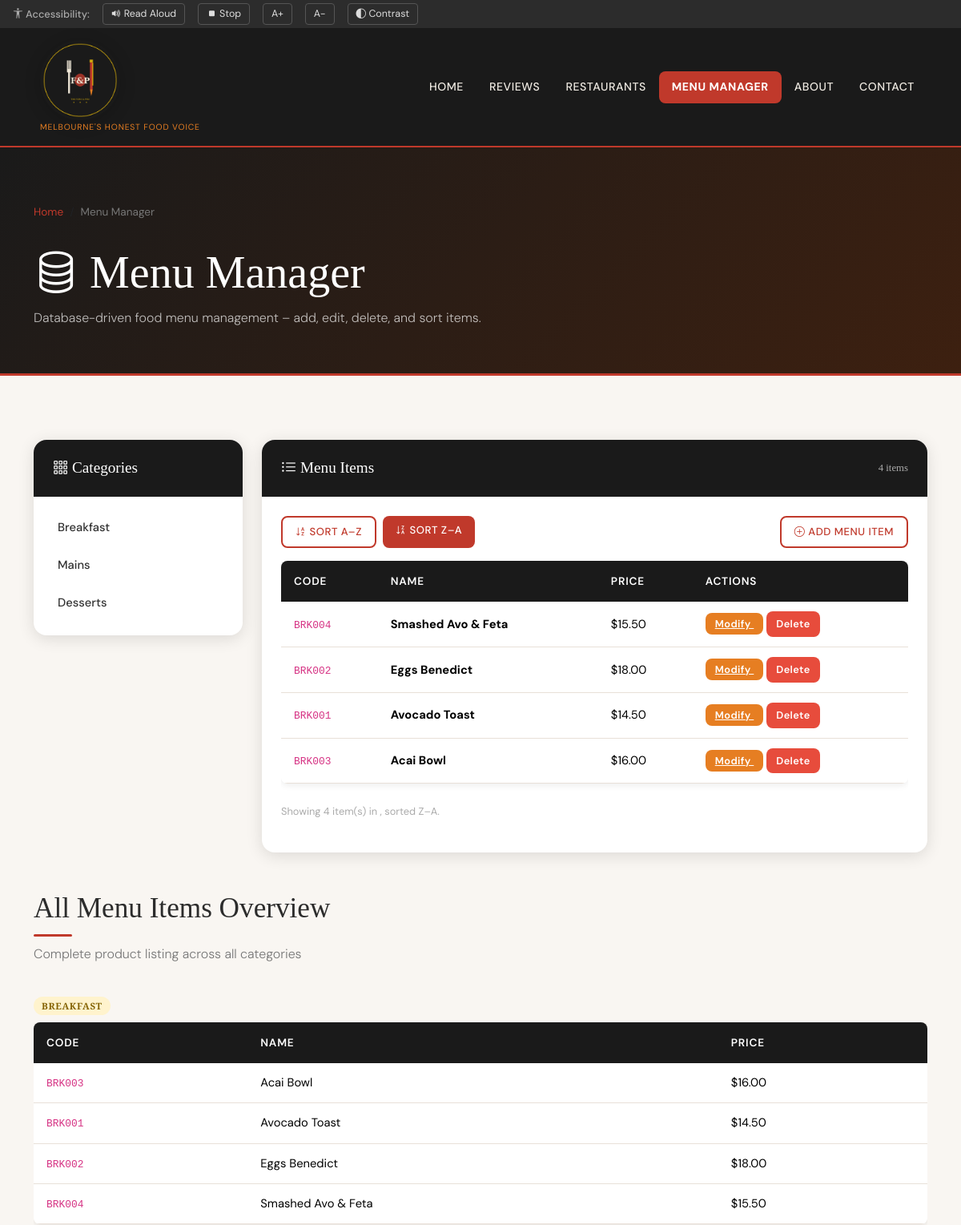
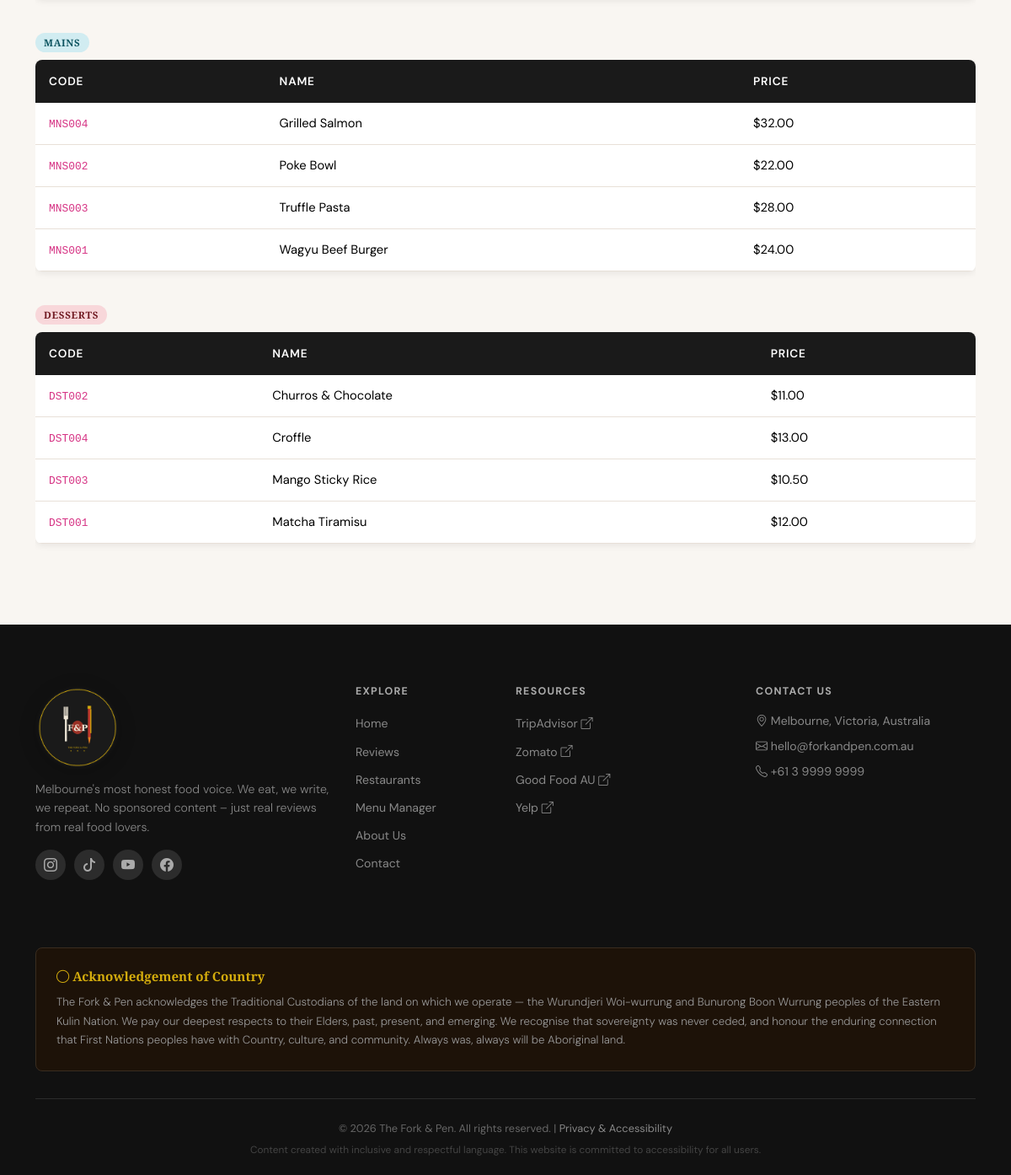
/menu_manager.php?cat=1&sort=DESC, run on the app's committed database (2 pictures, top to bottom).
### tables this page shows
CREATE TABLE Categories (
    categoryID   INT AUTO_INCREMENT PRIMARY KEY,
    categoryName VARCHAR(100) NOT NULL
);

CREATE TABLE Products (
    productID   INT AUTO_INCREMENT PRIMARY KEY,
    categoryID  INT NOT NULL,
    productCode VARCHAR(20) NOT NULL,
    productName VARCHAR(150) NOT NULL,
    listPrice   DECIMAL(10,2) NOT NULL,
    FOREIGN KEY (categoryID) REFERENCES Categories(categoryID)
);

### menu_manager.php (the view, shortened to what this page needs)
<?php
include 'includes/db_connect.php';
$sortOrder = 'ASC';
if (isset($_GET['sort'])) {
    $sortOrder = strtoupper($_GET['sort']) === 'DESC' ? 'DESC' : 'ASC';
}
$activeCatID = isset($_GET['cat']) ? intval($_GET['cat']) : 0;
$categories = [];
$catResult = $conn->query(
    "SELECT categoryID, categoryName FROM Categories ORDER BY categoryID ASC"
);
if ($catResult) {
    while ($row = $catResult->fetch_assoc()) {
        $categories[] = $row;
    }
}
$products = [];
if ($activeCatID > 0) {
    $stmt = $conn->prepare(
        "SELECT p.productID, p.productCode, p.productName, p.listPrice, c.categoryName
         FROM Products p
         JOIN Categories c ON p.categoryID = c.categoryID
         WHERE p.categoryID = ?
         ORDER BY p.productName " . $sortOrder
    );
    $stmt->bind_param('i', $activeCatID);
    $stmt->execute();
    $result = $stmt->get_result();
    while ($row = $result->fetch_assoc()) {
        $products[] = $row;
    }
}
$activeCatName = '';
include 'includes/header.php';
?>
<div class="page-hero" aria-labelledby="mm-page-title">
    <div class="container">
        <nav aria-label="Breadcrumb navigation">
            <ol class="breadcrumb breadcrumb-fork">
                <li class="breadcrumb-item"><a href="index.php">Home</a></li>
                <li class="breadcrumb-item active" aria-current="page">Menu Manager</li>
            </ol>
        </nav>
        <h1 id="mm-page-title">
            <i class="bi bi-database" aria-hidden="true"></i> Menu Manager
        </h1>
        <p>Database-driven food menu management – add, edit, delete, and sort items.</p>
    </div>
</div>
<section class="section-pad" aria-labelledby="manager-heading">
    <div class="container">
        <div class="row g-4">
            <div class="col-lg-3">
                <div class="manager-panel">
                    <div class="manager-header">
                        <i class="bi bi-grid-3x3-gap" aria-hidden="true"></i> Categories
                    </div>
                    <div class="manager-body" style="padding:1rem;">
                        <nav aria-label="Category navigation">
                            <ul class="category-nav" role="list">
                                <?php foreach ($categories as $cat): ?>
                                <li>
                                    <a href="menu_manager.php?cat=<?= $cat['categoryID'] ?>&sort=<?= $sortOrder ?>"
                                       class="<?= ($cat['categoryID'] === $activeCatID) ? 'active' : '' ?>"
                                       aria-current="<?= ($cat['categoryID'] === $activeCatID) ? 'page' : 'false' ?>">
                                        <?= htmlspecialchars($cat['categoryName']) ?>
                                    </a>
                                </li>
                                <?php endforeach; ?>
                            </ul>
                        </nav>
                    </div>
                </div>
            </div>
            <div class="col-lg-9">
                <div class="manager-panel">
                    <div class="manager-header d-flex justify-content-between
                                align-items-center flex-wrap gap-2">
                        <span>
                            <i class="bi bi-list-ul" aria-hidden="true"></i>
                            <?= htmlspecialchars($activeCatName) ?> Menu Items
                        </span>
                        <span style="font-size:0.8rem;color:#aaa;">
                            <?= count($products) ?> item<?= count($products) !== 1 ? 's' : '' ?>
                        </span>
                    </div>
                    <div class="manager-body">
                        <div class="d-flex gap-2 mb-3 flex-wrap"
                             role="group" aria-label="Sort menu items">
                            <a href="menu_manager.php?cat=<?= $activeCatID ?>&sort=ASC"
                               class="btn-fork <?= $sortOrder === 'ASC' ? '' : 'btn-fork-outline' ?>"
                               style="font-size:0.82rem;padding:7px 16px;"
                               aria-pressed="<?= $sortOrder === 'ASC' ? 'true' : 'false' ?>">
                                <i class="bi bi-sort-alpha-down" aria-hidden="true"></i> Sort A–Z
                            </a>
                            <a href="menu_manager.php?cat=<?= $activeCatID ?>&sort=DESC"
                               class="btn-fork <?= $sortOrder === 'DESC' ? '' : 'btn-fork-outline' ?>"
                               style="font-size:0.82rem;padding:7px 16px;"
                               aria-pressed="<?= $sortOrder === 'DESC' ? 'true' : 'false' ?>">
                                <i class="bi bi-sort-alpha-down-alt" aria-hidden="true"></i> Sort Z–A
                            </a>
                            <button id="btn-show-add" class="btn-fork-outline ms-auto"
                                    style="font-size:0.82rem;padding:7px 16px;"
                                    aria-expanded="false" aria-controls="add-form-wrapper">
                                <i class="bi bi-plus-circle" aria-hidden="true"></i> Add Menu Item
                            </button>
                        </div>
                        <?php if (count($products) === 0): ?>
                        <div class="text-center py-4" role="status">
                            <i class="bi bi-inbox"
                               style="font-size:2.5rem;color:#ccc;" aria-hidden="true"></i>
                            <p style="color:#aaa;margin-top:0.5rem;">
                                No items in this category yet. Add one above.
                            </p>
                        </div>
                        <?php else: ?>
                        <div class="table-responsive">
                            <table class="table table-fork table-hover" role="table"
                                   aria-label="<?= htmlspecialchars($activeCatName) ?> menu items">
                                <thead>
                                    <tr>
                                        <th scope="col">Code</th>
                                        <th scope="col">Name</th>
                                        <th scope="col">Price</th>
                                        <th scope="col">Actions</th>
                                    </tr>
                                </thead>
                                <tbody>
                                    <?php
                                    for ($i = 0; $i < count($products); $i++):
                                        $p = $products[$i];
                                    ?>
                                    <tr>
                                        <td><code><?= htmlspecialchars($p['productCode']) ?></code></td>
                                        <td><strong><?= htmlspecialchars($p['productName']) ?></strong></td>
                                        <td>$<?= number_format($p['listPrice'], 2) ?></td>
                                        <td>
                                            <a href="menu_manager.php?cat=<?= $activeCatID ?>&sort=<?= $sortOrder ?>&modify=<?= intval($p['productID']) ?>#modify-panel"
                                               class="action-btn btn-modify me-1"
                                               aria-label="Modify <?= htmlspecialchars($p['productName']) ?>">
                                                Modify
                                            </a>
                                            <form method="POST"
                                                  action="menu_manager.php?cat=<?= $activeCatID ?>&sort=<?= $sortOrder ?>"
                                                  style="display:inline;">
                                                <button type="submit"
                                                        class="action-btn btn-delete"
                                                        onclick="return confirm('Delete \'<?= addslashes(htmlspecialchars($p['productName'])) ?>\'? This cannot be undone.');">
                                                    Delete
                                                </button>
                                            </form>
                                        </td>
                                    </tr>
                                    <?php endfor;  ?>
                                </tbody>
                            </table>
                        </div>
                        <p style="font-size:0.8rem;color:#aaa;margin-top:0.5rem;">
                            Showing <?= count($products) ?> item(s) in
                            <strong><?= htmlspecialchars($activeCatName) ?></strong>,
                            sorted <?= $sortOrder === 'ASC' ? 'A–Z' : 'Z–A' ?>.
                        </p>
                        <?php endif; ?>
                    </div>
                </div>
            </div>
        </div>
        <div class="mt-5">
            <h3 class="section-title" id="all-products-heading">All Menu Items Overview</h3>
            <p class="section-subtitle">Complete product listing across all categories</p>
            <?php
            $allResult = $conn->query(
                "SELECT p.productID, p.productCode, p.productName, p.listPrice,
                        c.categoryName, c.categoryID
                 FROM Products p
                 JOIN Categories c ON p.categoryID = c.categoryID
                 ORDER BY c.categoryID ASC, p.productName ASC"
            );
            $allProducts = [];
            if ($allResult) {
                while ($row = $allResult->fetch_assoc()) {
                    $allProducts[$row['categoryName']][] = $row;
                }
            }
            ?>
            <?php if (!empty($allProducts)): ?>
            <?php foreach ($allProducts as $catName => $items): ?>
            <div class="mb-4">
                <h4 style="font-size:1rem;color:#555;font-weight:600;margin-bottom:0.75rem;">
                    <span class="badge-category badge-<?= strtolower($catName) ?>">
                        <?= htmlspecialchars($catName) ?>
                    </span>
                </h4>
                <div class="table-responsive">
                    <table class="table table-fork table-sm"
                           aria-label="<?= htmlspecialchars($catName) ?> menu items">
                        <thead>
                            <tr>
                                <th scope="col">Code</th>
                                <th scope="col">Name</th>
                                <th scope="col">Price</th>
                            </tr>
                        </thead>
                        <tbody>
                            <?php foreach ($items as $item): ?>
                            <tr>
                                <td><code><?= htmlspecialchars($item['productCode']) ?></code></td>
                                <td><?= htmlspecialchars($item['productName']) ?></td>
                                <td>$<?= number_format($item['listPrice'], 2) ?></td>
                            </tr>
                            <?php endforeach; ?>
                        </tbody>
                    </table>
                </div>
            </div>
            <?php endforeach; ?>
            <?php else: ?>
            <p style="color:#aaa;">No products found. Please run the database setup SQL script.</p>
            <?php endif; ?>
        </div>
    </div>
</section>
<?php
include 'includes/footer.php';
?>

### data on the page
categories: categoryName "Breakfast"
categories: categoryName "Mains"
categories: categoryName "Desserts"
products: productCode "BRK004", productName "Smashed Avo & Feta", listPrice "15.50"
products: productCode "BRK002", productName "Eggs Benedict", listPrice "18.00"
products: productCode "BRK001", productName "Avocado Toast", listPrice "14.50"
products: productCode "BRK003", productName "Acai Bowl", listPrice "16.00"
products: productCode "MNS004", productName "Grilled Salmon", listPrice "32.00"
products: productCode "MNS002", productName "Poke Bowl", listPrice "22.00"
products: productCode "MNS003", productName "Truffle Pasta", listPrice "28.00"
products: productCode "MNS001", productName "Wagyu Beef Burger", listPrice "24.00"
products: productCode "DST002", productName "Churros & Chocolate", listPrice "11.00"
products: productCode "DST004", productName "Croffle", listPrice "13.00"
products: productCode "DST003", productName "Mango Sticky Rice", listPrice "10.50"
products: productCode "DST001", productName "Matcha Tiramisu", listPrice "12.00"

### other printed values
count($products) "4"
$catName "BREAKFAST"
$catName "MAINS"
$catName "DESSERTS"
